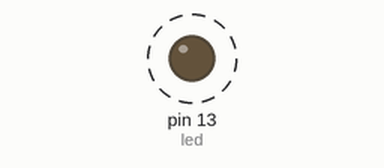
Recording of a sketch running on a simulated Arduino Uno, built with avr-gcc and run on an emulated ATmega328P. Parts: output pins drawn as LEDs (lit = HIGH). Dashed ring = blinking.

Above: at 0.05 s.
Timing chart, 0 to 3.0 s (numbered marks = the images above):
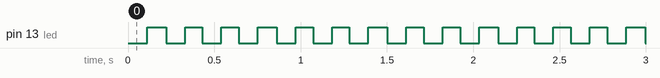

The sketch:

asyncBlink.ino
```cpp
#include "asyncBlink.h"

namespace ckxng {
  namespace asyncBlink {
    namespace _impl {

      void blink(int pin, int ms) {
        _blink_r(pin, ms, pinData);
      }

      void _blink_r(int pin, int ms, pinList *node) {
        /* something's wrong, abort! */
        if(node == NULL) {
          return;

        /* we found the right node for this pin */
        } else if(node->pin == pin) {
          long now = millis();

          /* flip the pin and set the timestamp if sufficient time has passed */
          if(node->lastChangeTimestamp + ms < now) {
            node->lastChangeTimestamp = now;
            node->currentState = node->currentState==HIGH?LOW:HIGH;
            digitalWrite(pin, node->currentState);
          }

        /* end of the list, append the pin to the list and recurse to it */
        } else if(node->next == NULL) {
          node->next = new pinList();
          node->next->pin = pin;
          node->next->currentState = LOW;
          _blink_r(pin, ms, node->next);

        /* search for the correct pin by recursing to the next node */
        } else {
          _blink_r(pin, ms, node->next);
        }
      }
    }
  }
}
```

asyncBlink.h
```cpp
#ifndef __ASYNCBLINK_H
#define __ASYNCBLINK_H

#include <Arduino.h>

namespace ckxng {
  namespace asyncBlink {
    namespace _impl {

      /***
       *** STRUCTURE DEFINITIONS
       ***/

      /**
       * struct pinList
       *   A data structure for holding a sequence of pins and their states.  This
       *   allows blink to track the states of multiple pins simultaneously.
       *
       * Data:
       * - int pin - the pin number on the board.  This pin should already
       *   be set to OUTPUT mode.
       * - int currentState - will begin as LOW, then toggle between LOW and
       *   HIGH when blink(pin,ms) is called after ms milliseconds
       * - long lastChangeTimestamp - the timestamp in milliseconds of the
       *   last time blink(pin,ms) changed the state of the LED
       * - pinList *next - a pointer to the next pin, or NULL
       */
      struct pinList {
        int pin = 0;
        int currentState = 0;
        long lastChangeTimestamp = 0;
        pinList *next = NULL;
      };

      /***
       *** GLOBAL VARIABLES
       ***/

      /**
       * pinList *pinData
       *   A GLOBAL VARIABLE that holds the pin data for blink
       */
      pinList *pinData = new pinList();

      /***
       *** FUNCTION DECLARATIONS
       ***/

      /**
       * void blink(int pin, int ms)
       *   Will cause a LED on pin to change state HIGH->LOW or LOW->HIGH if the
       *   state was last changed at least ms milliseconds ago.
       *
       * Params:
       * - int pin - the pin number on the board.  This pin should already
       *   be set to OUTPUT mode.
       * - int ms - the number of milliseconds that must have passed before
       *   changing the state
       */
      void blink(int pin, int ms);

      /**
       * void blink(int pin, int ms, pinList *node)
       *   Will cause a LED on pin to change state HIGH->LOW or LOW->HIGH if the
       *   state was last changed at least ms milliseconds ago.  This function
       *   is called by blink(pin,ms) and is typically not called directly.
       *
       * Params:
       * - int pin - the pin number on the board.  This pin should already
       *   be set to OUTPUT mode.
       * - int ms - the number of milliseconds that must have passed before
       *   changing the state
       * - pinList *node - the linked list that holds pin data
       */
      void _blink_r(int pin, int ms, pinList *node);
    }
    using _impl::blink;
  }
}

#endif
```

led13_blink.ino
```cpp
// set clock to 1MHz; 1 microsecond = 1 clock cycle
#define F_CPU 1000000L

#include "asyncBlink.h"

int led = 13;

void setup() {
  pinMode(led, OUTPUT);
  Serial.begin(9600);
}

void loop() {
  ckxng::asyncBlink::blink(led, 100);
  delay(10);
}
```

Measured:
- by itself, pin 13 (led): alternates HIGH for 0.11 s and LOW for 0.11 s
